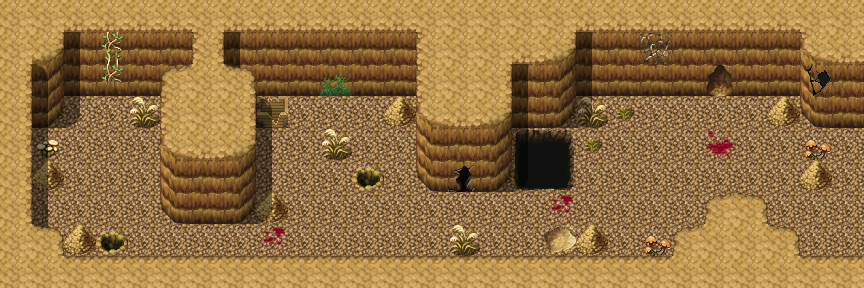

A level layout from a 2D game, rendered from its tile map. Below: a short description, then the map file with tile-grid data replaced by summaries:
An orthogonal 27x9 tile map with 32x32 px tiles, 3 tile layers (Ground, Objects, Above), 1 hidden layer not drawn, 12 tilesets and 11 objects (6x spawn, 3x script, 2x mapchange).

<map version="1.0" orientation="orthogonal" width="27" height="9" tilewidth="32" tileheight="32">
    <properties>
        <property name="colorfilter" value="none" />
    </properties>
    <tileset firstgid="1" name="map_25" tilewidth="32" tileheight="32">
        <image source="../drawable/map_25.png" />
    </tileset>
    <tileset firstgid="65" name="map_21" tilewidth="32" tileheight="32">
        <image source="../drawable/map_21.png" />
    </tileset>
    <tileset firstgid="129" name="map_0" tilewidth="32" tileheight="32">
        <image source="../drawable/map_0.png" />
    </tileset>
    <tileset firstgid="193" name="map_9" tilewidth="32" tileheight="32">
        <image source="../drawable/map_9.png" />
    </tileset>
    <tileset firstgid="257" name="map_2" tilewidth="32" tileheight="32">
        <image source="../drawable/map_2.png" />
    </tileset>
    <tileset firstgid="321" name="map_1" tilewidth="32" tileheight="32">
        <image source="../drawable/map_1.png" />
    </tileset>
    <tileset firstgid="385" name="map_4" tilewidth="32" tileheight="32">
        <image source="../drawable/map_4.png" />
    </tileset>
    <tileset firstgid="449" name="map_6" tilewidth="32" tileheight="32">
        <image source="../drawable/map_6.png" />
    </tileset>
    <tileset firstgid="513" name="map_17" tilewidth="32" tileheight="32">
        <image source="../drawable/map_17.png" />
    </tileset>
    <tileset firstgid="577" name="map_3" tilewidth="32" tileheight="32">
        <image source="../drawable/map_3.png" />
    </tileset>
    <tileset firstgid="641" name="map_18" tilewidth="32" tileheight="32">
        <image source="../drawable/map_18.png" />
    </tileset>
    <tileset firstgid="705" name="map_26" tilewidth="32" tileheight="32">
        <image source="../drawable/map_26.png" />
    </tileset>
    <layer name="Ground" width="27" height="9">
        <data>[243 cells, 243 non-empty, 13 distinct tile ids]</data>
    </layer>
    <layer name="Objects" width="27" height="9">
        <data>[243 cells, 62 non-empty, 24 distinct tile ids]</data>
    </layer>
    <layer name="Above" width="27" height="9">
        <data>[243 cells, 28 non-empty, 9 distinct tile ids]</data>
    </layer>
    <layer name="Walkable" width="27" height="9" visible="0">
        <data>[243 cells, 163 non-empty, 1 distinct tile ids]</data>
    </layer>
    <objectgroup name="Mapevents">
        <object name="East" type="mapchange" x="832" y="128" width="32" height="128">
            <properties>
                <property name="map" value="crackshot_hideout2" />
                <property name="place" value="West" />
            </properties>
        </object>
        <object name="Exit" type="mapchange" x="96" y="64" width="32" height="32">
            <properties>
                <property name="map" value="woodcave0" />
                <property name="place" value="Entrance" />
            </properties>
        </object>
        <object name="guild03_blood_1_select" type="script" x="256" y="224" width="32" height="32">
            <properties>
                <property name="when" value="enter" />
            </properties>
        </object>
        <object name="guild03_blood_2_select" type="script" x="544" y="192" width="32" height="32">
            <properties>
                <property name="when" value="enter" />
            </properties>
        </object>
        <object name="guild03_blood_3_select" type="script" x="704" y="96" width="32" height="96">
            <properties>
                <property name="when" value="enter" />
            </properties>
        </object>
    </objectgroup>
    <objectgroup name="Spawn">
        <object name="larva_g03_1" type="spawn" x="32" y="128" width="128" height="128">
            <properties>
                <property name="quantity" value="2" />
                <property name="spawngroup" value="larva_1" />
            </properties>
        </object>
        <object name="larva_g03_2" type="spawn" x="256" y="96" width="160" height="128">
            <properties>
                <property name="quantity" value="2" />
                <property name="spawngroup" value="larva_1" />
            </properties>
        </object>
        <object name="larva_g03_3" type="spawn" x="192" y="224" width="64" height="32">
            <properties>
                <property name="spawngroup" value="larva_2" />
            </properties>
        </object>
        <object name="larva_g03_4" type="spawn" x="576" y="128" width="128" height="128">
            <properties>
                <property name="quantity" value="2" />
                <property name="spawngroup" value="larva_1" />
            </properties>
        </object>
        <object name="larva_g03_5" type="spawn" x="448" y="192" width="32" height="32">
            <properties>
                <property name="spawngroup" value="larva_2" />
            </properties>
        </object>
        <object name="unknown" type="spawn" x="448" y="32" width="32" height="32">
            <properties>
                <property name="ignoreAreas" value="true" />
                <property name="spawngroup" value="unknown" />
            </properties>
        </object>
    </objectgroup>
    <objectgroup name="Keys" />
    <objectgroup name="Replace" />
</map>
